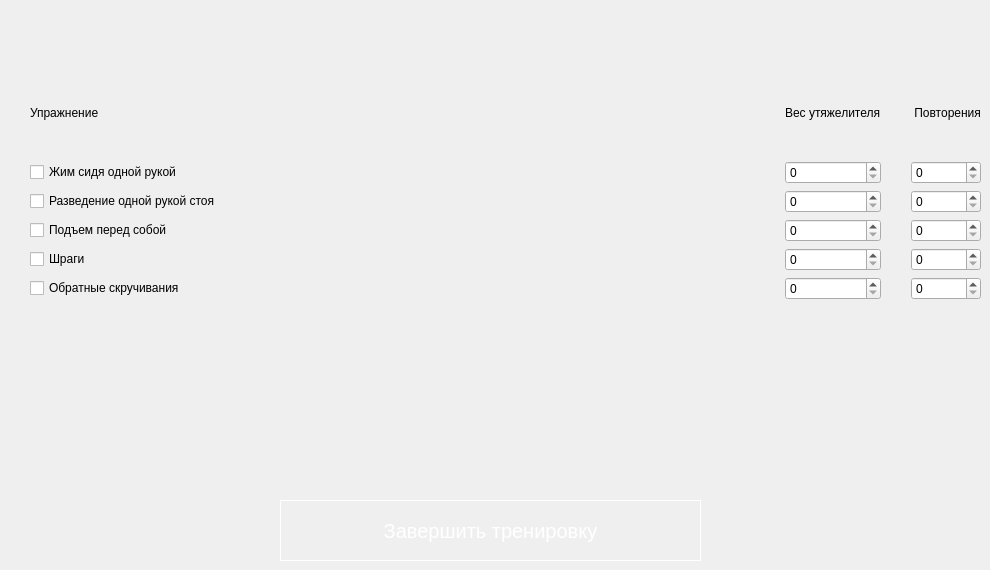
              <widget class="QWidget" name="tab_5">
               <attribute name="title">
                <string>День 5</string>
               </attribute>
               <widget class="QWidget" name="gridLayoutWidget_5">
                <property name="geometry">
                 <rect>
                  <x>30</x>
                  <y>70</y>
                  <width>951</width>
                  <height>230</height>
                 </rect>
                </property>
                <layout class="QGridLayout" name="gridLayout_5" rowstretch="0,0,0,0,0,0" columnstretch="3,0,0">
                 <property name="horizontalSpacing">
                  <number>30</number>
                 </property>
                 <item row="1" column="1">
                  <widget class="QSpinBox" name="spinBox_extraWeight_1_5"/>
                 </item>
                 <item row="3" column="0">
                  <widget class="QCheckBox" name="checkBox_exersize_3_5">
                   <property name="text">
                    <string>Подъем перед собой</string>
                   </property>
                  </widget>
                 </item>
                 <item row="3" column="1">
                  <widget class="QSpinBox" name="spinBox_extraWeight_3_5"/>
                 </item>
                 <item row="5" column="1">
                  <widget class="QSpinBox" name="spinBox_extraWeight_5_5"/>
                 </item>
                 <item row="0" column="0">
                  <widget class="QLabel" name="label_exersize_5">
                   <property name="text">
                    <string>Упражнение</string>
                   </property>
                  </widget>
                 </item>
                 <item row="5" column="0">
                  <widget class="QCheckBox" name="checkBox_exersize_5_5">
                   <property name="text">
                    <string>Обратные скручивания</string>
                   </property>
                   <property name="checked">
                    <bool>false</bool>
                   </property>
                  </widget>
                 </item>
                 <item row="1" column="0">
                  <widget class="QCheckBox" name="checkBox_exersize_1_5">
                   <property name="text">
                    <string>Жим сидя одной рукой</string>
                   </property>
                   <property name="checked">
                    <bool>false</bool>
                   </property>
                  </widget>
                 </item>
                 <item row="0" column="2">
                  <widget class="QLabel" name="label_reps_5">
                   <property name="text">
                    <string> Повторения</string>
                   </property>
                  </widget>
                 </item>
                 <item row="1" column="2">
                  <widget class="QSpinBox" name="spinBox_reps_1_5"/>
                 </item>
                 <item row="3" column="2">
                  <widget class="QSpinBox" name="spinBox_reps_3_5"/>
                 </item>
                 <item row="2" column="2">
                  <widget class="QSpinBox" name="spinBox_reps_2_5"/>
                 </item>
                 <item row="4" column="0">
                  <widget class="QCheckBox" name="checkBox_exersize_4_5">
                   <property name="text">
                    <string>Шраги</string>
                   </property>
                  </widget>
                 </item>
                 <item row="4" column="2">
                  <widget class="QSpinBox" name="spinBox_reps_4_5"/>
                 </item>
                 <item row="2" column="0">
                  <widget class="QCheckBox" name="checkBox_exersize_2_5">
                   <property name="text">
                    <string>Разведение одной рукой стоя</string>
                   </property>
                  </widget>
                 </item>
                 <item row="2" column="1">
                  <widget class="QSpinBox" name="spinBox_extraWeight_2_5"/>
                 </item>
                 <item row="0" column="1">
                  <widget class="QLabel" name="label_extraWeigh_5">
                   <property name="text">
                    <string>Вес утяжелителя</string>
                   </property>
                  </widget>
                 </item>
                 <item row="4" column="1">
                  <widget class="QSpinBox" name="spinBox_extraWeight_4_5"/>
                 </item>
                 <item row="5" column="2">
                  <widget class="QSpinBox" name="spinBox_reps_5_5"/>
                 </item>
                </layout>
               </widget>
               <widget class="QPushButton" name="pushButton_complete_5">
                <property name="geometry">
                 <rect>
                  <x>280</x>
                  <y>500</y>
                  <width>421</width>
                  <height>61</height>
                 </rect>
                </property>
                <property name="styleSheet">
                 <string notr="true">QPushButton {
border:1px solid #fff;
font-size:20px;
color:#fff;
}
QPushButton:hover {
	background-color: rgb(85, 170, 255);
}</string>
                </property>
                <property name="text">
                 <string>Завершить тренировку</string>
                </property>
               </widget>
              </widget>
